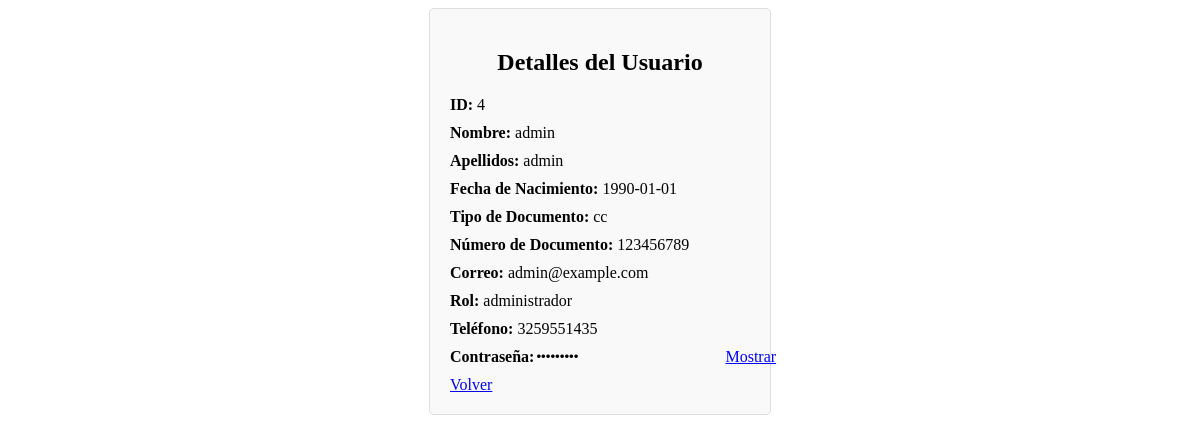
Screenshot of /ver_usuario.php?id=4 with the database file from the repository.
### tables this page shows
CREATE TABLE `usuarios` (
  `id` int(11) NOT NULL,
  `nombre` varchar(50) NOT NULL,
  `apellidos` varchar(50) NOT NULL,
  `fecha_nacimiento` date NOT NULL,
  `tipo_documento` enum('cc','ce') NOT NULL,
  `numero_documento` varchar(20) NOT NULL,
  `correo` varchar(100) NOT NULL,
  `rol` enum('administrador','operador_logistico','solicitante_transporte') NOT NULL,
  `contrasena` varchar(255) NOT NULL,
  `telefono` varchar(20) DEFAULT NULL
);

### ver_usuario.php (the view, shortened to what this page needs)
<?php
include 'conexion.php';
if (isset($_GET['id'])) {
    $userId = $_GET['id'];
    $sql = "SELECT * FROM usuarios WHERE id = $userId";
    $result = $conn->query($sql);
    $user = $result->fetch_assoc();
}
?>
<!DOCTYPE html>
<html lang="es">
<head>
</head>
<body>
    <div class="container">
        <h2>Detalles del Usuario</h2>
        <?php if ($user): ?>
            <div class="detail"><strong>ID:</strong> <?php echo $user['id']; ?></div>
            <div class="detail"><strong>Nombre:</strong> <?php echo $user['nombre']; ?></div>
            <div class="detail"><strong>Apellidos:</strong> <?php echo $user['apellidos']; ?></div>
            <div class="detail"><strong>Fecha de Nacimiento:</strong> <?php echo $user['fecha_nacimiento']; ?></div>
            <div class="detail"><strong>Tipo de Documento:</strong> <?php echo $user['tipo_documento']; ?></div>
            <div class="detail"><strong>Número de Documento:</strong> <?php echo $user['numero_documento']; ?></div>
            <div class="detail"><strong>Correo:</strong> <?php echo $user['correo']; ?></div>
            <div class="detail"><strong>Rol:</strong> <?php echo $user['rol']; ?></div>
            <div class="detail"><strong>Teléfono:</strong> <?php echo $user['telefono']; ?></div>
            <div class="detail password-container">
                <strong>Contraseña:</strong>
                <input type="password" id="password" value="<?php echo $user['contrasena']; ?>" readonly>
                <span id="toggle-btn" class="toggle-btn" onclick="togglePassword()">Mostrar</span>
            </div>
        <?php else: ?>
            <p>No se encontró el usuario.</p>
        <?php endif; ?>
        <a href="admin_usuarios.php">Volver</a>
    </div>
</body>
</html>

### ver_usuario.php (style rules this page uses)
.container { width: 300px; margin: auto; padding: 20px; border: 1px solid #ddd; border-radius: 5px; background-color: #f9f9f9; }
h2, h3 { text-align: center; }
.detail { margin-bottom: 10px; }
.password-container { display: flex; align-items: center; }
.password-container input { border: none; background: none; outline: none; }
.toggle-btn { margin-left: 10px; cursor: pointer; color: blue; text-decoration: underline; }

### rows the page displays
usuarios: id "4", nombre "admin", apellidos "admin", fecha_nacimiento "1990-01-01", tipo_documento "cc", numero_documento "123456789", correo "admin@example.com", rol "administrador", telefono "3259551435"
